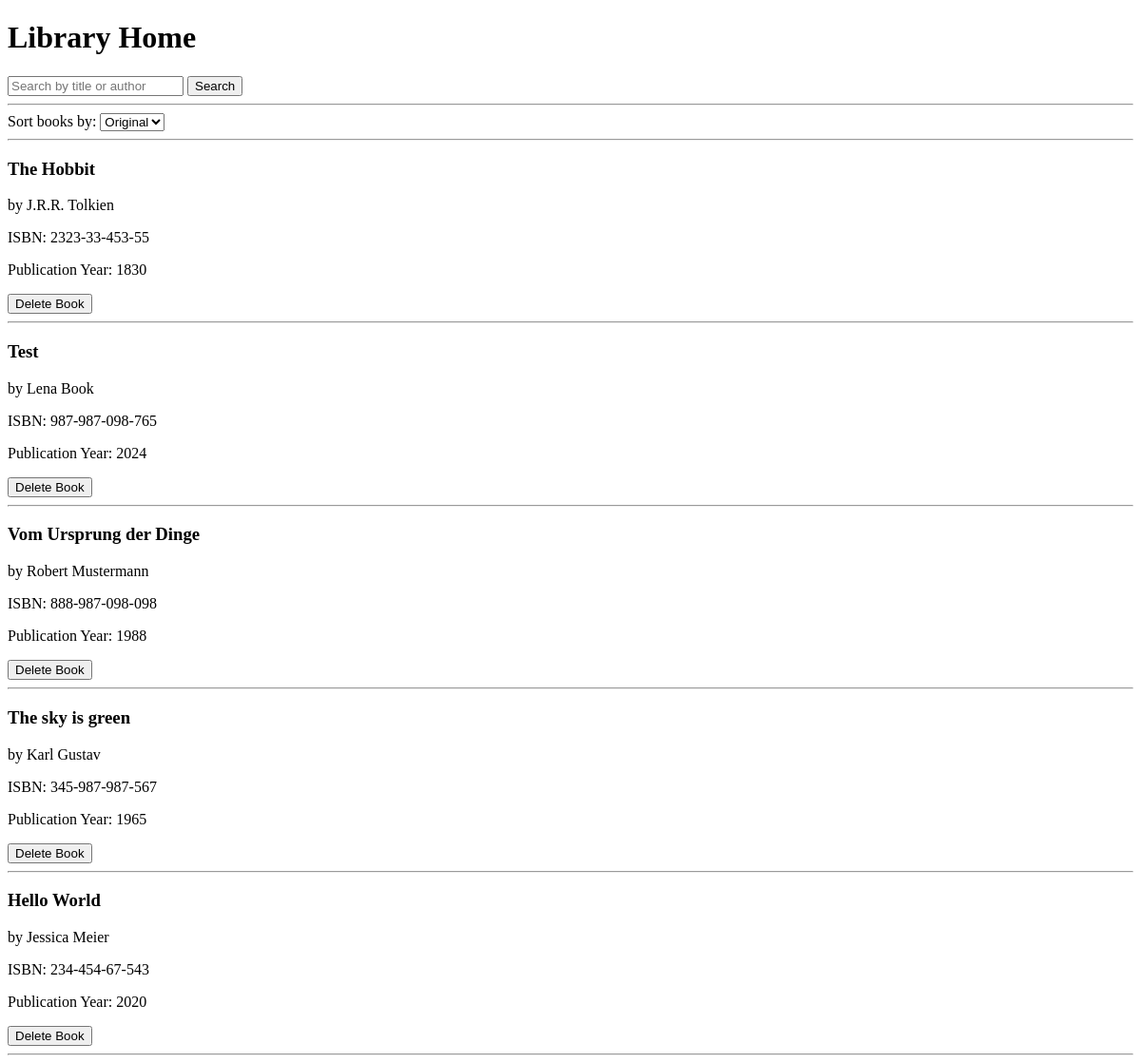
Before: / with the older database file.
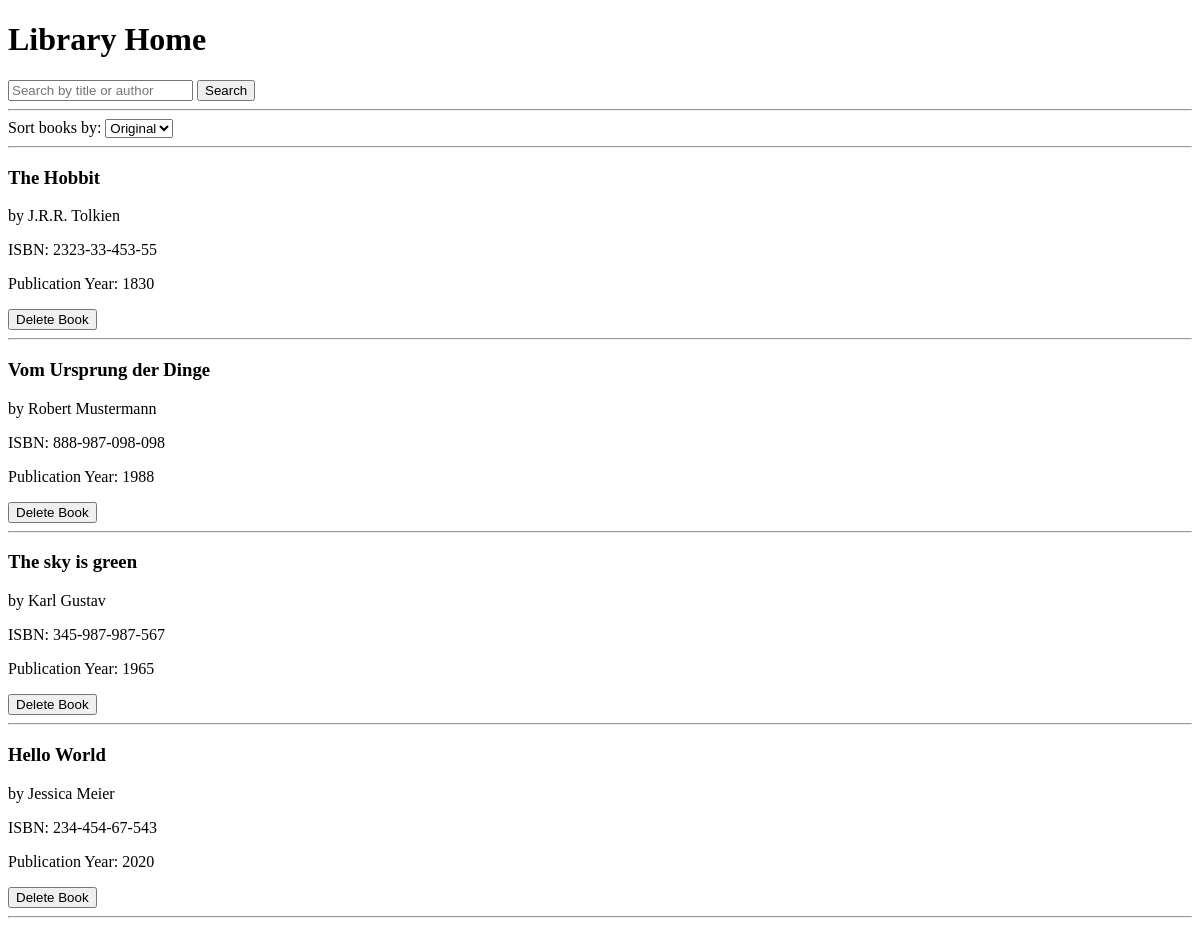
After: the same page with the newer database file.
### data_models.py (models this page shows, shortened)
class Book(db.Model):
    __tablename__ = 'books'
    book_id = db.Column(
        db.Integer,
        primary_key=True,
        autoincrement=True
    )
    isbn = db.Column(db.String(20), unique=True, nullable=False)
    title = db.Column(db.String(200), nullable=False)
    publication_year = db.Column(db.Integer, nullable=True)
    author_id = db.Column(
        db.Integer,
        db.ForeignKey('authors.author_id'),
        nullable=False
    )

class Author(db.Model):
    __tablename__ = 'authors'
    author_id = db.Column(
        db.Integer,
        primary_key=True,
        autoincrement=True,
        nullable=False
    )
    name = db.Column(db.String(100), nullable=False)
    birth_date = db.Column(db.Date, nullable=True)
    date_of_death = db.Column(db.Date, nullable=True)
    books = db.relationship('Book', backref='author', lazy=True)

### app.py (the view)
@app.route("/")
def home():
    sort = request.args.get("sort")       # Sort parameter
    keyword = request.args.get("keyword") # Keyword search
    books_query = Book.query.join(Author)
    if keyword:
        books_query = books_query.filter(
            (Book.title.ilike(f"%{keyword}%")) |
            (Author.name.ilike(f"%{keyword}%"))
        )
    if sort == "title":
        books_query = books_query.order_by(Book.title)
    elif sort == "author":
        books_query = books_query.order_by(Author.name)
    books = books_query.all()
    return render_template("home.html", books=books, keyword=keyword)

### templates/home.html (shortened to what this page needs)
<!DOCTYPE html>
<html lang="en">
  <head>
  </head>
  <body>
    <h1>Library Home</h1>
    <form method="get" action="{{ url_for('home') }}">
      <input type="text" name="keyword" placeholder="Search by title or author" value="{{ keyword or '' }}">
      <button type="submit">Search</button>
    </form>
    <hr>
    <form method="get" action="{{ url_for('home') }}">
      <label for="sort">Sort books by:</label>
      <select name="sort" id="sort" onchange="this.form.submit()">
        <option value="" {% if not request.args.get('sort') %}selected{% endif %}>Original</option>
      </select>
    </form>
    <hr>
    {% for book in books %}
      <div>
        <h3>{{ book.title }}</h3>
        <p>by {{ book.author.name if book.author else "Unknown" }}</p>
        <p>ISBN: {{ book.isbn }}</p>
        <p>Publication Year: {{ book.publication_year }}</p>
        <form method="post" action="{{ url_for('delete_book', book_id=book.book_id) }}" style="display:inline;">
          <button type="submit">Delete Book</button>
        </form>
      </div>
      <hr>
    {% endfor %}
  </body>
</html>

Changed rows visible on the page:
removed Book: title "Test", author "Lena Book", isbn "987-987-098-765", publication_year "2024"
